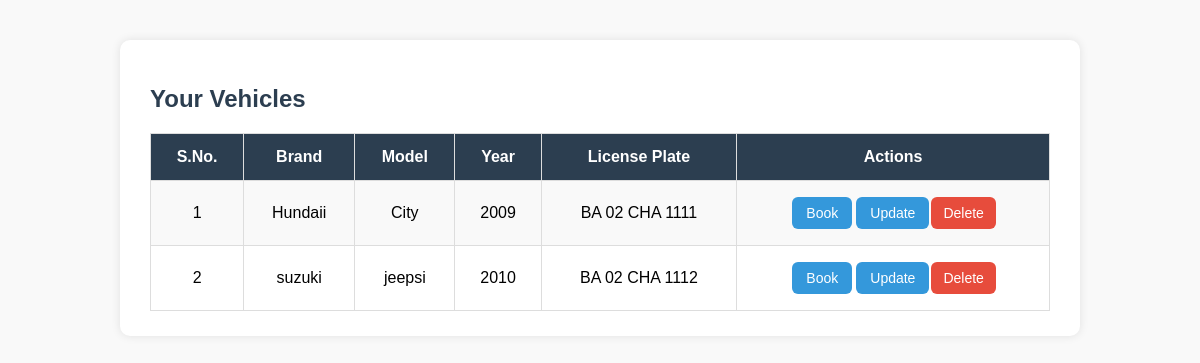
Screenshot of /userdashboard/vehicle-list.php (signed in) with the database file from the repository.
### tables this page shows
CREATE TABLE `vehicles` (
  `id` int(11) NOT NULL,
  `user_id` int(11) DEFAULT NULL,
  `brand` varchar(50) NOT NULL,
  `model` varchar(50) NOT NULL,
  `year` year(4) NOT NULL,
  `license_plate` varchar(20) NOT NULL
);

### userdashboard/vehicle-list.php (the view, shortened to what this page needs)
<?php
require_once "../db.php";
$user_id = $_SESSION['user_id'];
$query = "SELECT * FROM vehicles WHERE user_id = '$user_id'";
$result = mysqli_query($conn, $query);
?>
<!DOCTYPE html>
<html lang="en">
<head>
    <link rel="stylesheet" href="CSS/vehicle-list.css">
</head>
<body>
    <div class="container">
        <h2>Your Vehicles</h2>
        <?php
        if (mysqli_num_rows($result) > 0) {
            echo '<table id="vehicleTable">';
            echo '<tr>';
            echo '<th>S.No.</th>';
            echo '<th>Brand</th>';
            echo '<th>Model</th>';
            echo '<th>Year</th>';
            echo '<th>License Plate</th>';
            echo '<th>Actions</th>';
            echo '</tr>';
            $count = 1;
            while ($row = mysqli_fetch_assoc($result)) {
                echo '<tr>';
                echo '<td>' . $count . '</td>';
                echo '<td>' . htmlspecialchars($row['brand']) . '</td>';
                echo '<td>' . htmlspecialchars($row['model']) . '</td>';
                echo '<td>' . htmlspecialchars($row['year']) . '</td>';
                echo '<td>' . htmlspecialchars($row['license_plate']) . '</td>';
                echo '<td>';
                echo '<button class="button-link" onclick="window.location.href=\'http://localhost/BCA%206th%20sem%20final/userdashboard/appointment_form.php?vehicle_id=' . $row['id'] . '\'">Book</button>';
                echo '<button class="button-link" onclick="window.parent.loadContent(\'update_vehicle.php?id=' . $row['id'] . '\')">Update</button>';
                echo '<a href="vehicle-list.php?delete_id=' . $row['id'] . '" class="delete-btn" onclick="return confirm(\'Are you sure you want to delete this vehicle?\')">Delete</a>';
                echo '</td>';
                echo '</tr>';
                $count++;
            }
            echo '</table>';
        } else {
            echo '<p class="no-vehicles">No vehicles found.</p>';
            echo '<button onclick="window.parent.loadContent(\'add-vehicle.php\')" class="add-vehicle-btn">Add Vehicle</button>';
        }
        ?>
    </div>
</body>
</html>

### userdashboard/CSS/vehicle-list.css (style rules this page uses)
body { font-family: Arial, sans-serif; margin: 0; padding: 40px; background-color: #f9f9f9; }
.container { max-width: 900px; margin: auto; background: #fff; padding: 25px 30px; border-radius: 10px; box-shadow: 0px 0px 10px rgba(0,0,0,0.1); }
h2 { color: #2c3e50; margin-bottom: 20px; }
table { width: 100%; border-collapse: collapse; font-size: 16px; }
table th, table td { padding: 14px; text-align: center; border: 1px solid #ddd; }
table th { background-color: #2c3e50; color: white; }
table tr:nth-child(even) { background-color: #f9f9f9; }
.delete-btn { background-color: #e74c3c; color: white; border: none; padding: 8px 12px; border-radius: 6px; cursor: pointer; transition: background-color 0.3s; text-decoration: none; font-size: 14px; }
.button-link { display: inline-block; padding: 8px 14px; background-color: #3498db; color: white; border: none; border-radius: 6px; font-size: 14px; cursor: pointer; transition: background-color 0.3s ease; text-decoration: none; margin: 2px; }

### rows the page displays
vehicles: brand "Hundaii", model "City", year "2009", license_plate "BA 02 CHA 1111"
vehicles: brand "suzuki", model "jeepsi", year "2010", license_plate "BA 02 CHA 1112"
